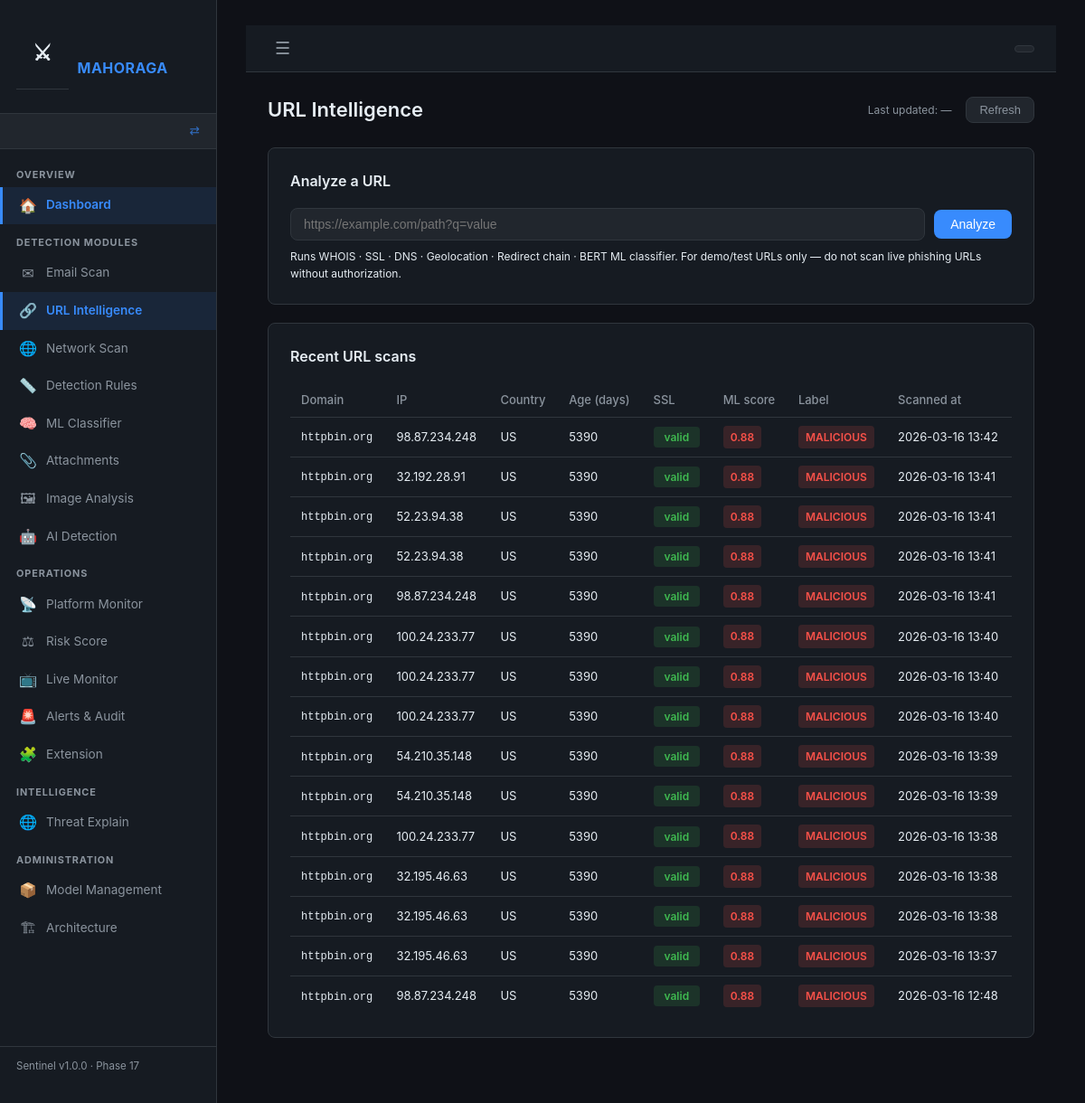
/url/intel, run on an earlier commit of the app's database.
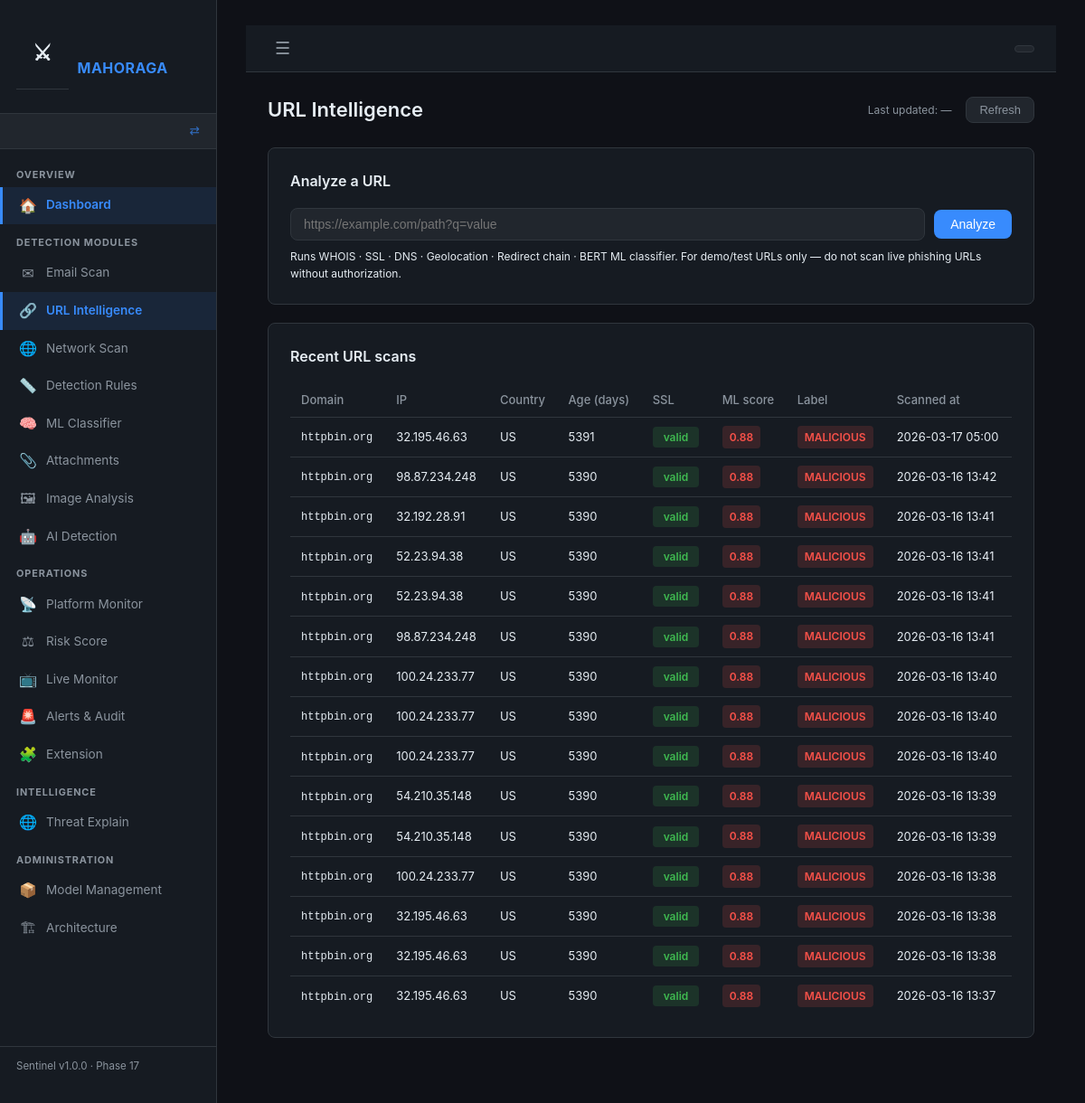
And on a later commit of the database.
### backend/app/models.py (models this page shows)
class URLScan(db.Model):
    __tablename__ = "url_scans"
    id               = db.Column(db.Integer, primary_key=True)
    email_id         = db.Column(db.Integer, db.ForeignKey("email_scans.id"), nullable=True)
    raw_url          = db.Column(db.Text)
    normalized_url   = db.Column(db.Text)
    domain           = db.Column(db.String(255))
    ip_address       = db.Column(db.String(60))
    country          = db.Column(db.String(100))
    whois_data       = db.Column(db.Text)          # JSON string
    domain_age_days  = db.Column(db.Integer)
    ssl_valid        = db.Column(db.Boolean)
    ssl_issuer       = db.Column(db.String(255))
    redirect_chain   = db.Column(db.Text)          # JSON array of hop dicts
    ml_score         = db.Column(db.Float)         # 0.0 – 1.0 from BERT model
    rule_score       = db.Column(db.Float)         # score from rule engine
    final_label      = db.Column(db.String(20))    # BENIGN / SUSPICIOUS / MALICIOUS
    scanned_at       = db.Column(db.DateTime, default=datetime.utcnow)
    network_scans    = db.relationship("NetworkScan", backref="url_scan", lazy=True)

### backend/app/routes/url_intel.py (the view)
@url_intel_bp.route("/url/intel", methods=["GET"])
def url_intel_page():
    recent = (
        URLScan.query
        .order_by(URLScan.scanned_at.desc())
        .limit(15)
        .all()
    )
    return render_template("url_intel.html", recent_scans=recent)

### backend/app/routes/dashboard.py (called while the page is built, shortened)
def get_current_role() -> str:
    return session.get("role", "")

def get_sidebar_config():
    role = get_current_role()
    cfg  = ROLES.get(role, {})
    all_items = _all_sidebar_items()
    if cfg.get("allowed_prefixes") is None:
        return all_items   # admin sees everything

### frontend/templates/url_intel.html (shortened to what this page needs)
{% extends "base.html" %}
{% block content %}
<div class="page-header">
  <h1>URL Intelligence</h1>
  <span class="last-updated">
    Last updated: <span id="update-time">—</span>
  </span>
  <button class="btn-refresh" onclick="refreshHistory()">Refresh</button>
</div>
<div class="card">
  <h2>Analyze a URL</h2>
  <div class="url-input-row">
    <input type="text" id="url-input" placeholder="https://example.com/path?q=value"
           onkeydown="if(event.key==='Enter') submitUrl()">
    <button class="btn-primary" onclick="submitUrl()">Analyze</button>
  </div>
  <p class="hint">
    Runs WHOIS · SSL · DNS · Geolocation · Redirect chain · BERT ML classifier.
    For demo/test URLs only — do not scan live phishing URLs without authorization.
  </p>
</div>
<div class="card">
  <h2>Recent URL scans</h2>
  <table class="data-table">
    <thead>
      <tr>
        <th>Domain</th>
        <th>IP</th>
        <th>Country</th>
        <th>Age (days)</th>
        <th>SSL</th>
        <th>ML score</th>
        <th>Label</th>
        <th>Scanned at</th>
      </tr>
    </thead>
    <tbody id="history-table-body">
      {% for s in recent_scans %}
      <tr>
        <td class="truncate" title="{{ s.raw_url }}">
          <code>{{ s.domain }}</code>
        </td>
        <td>{{ s.ip_address or '—' }}</td>
        <td>{{ s.country or '—' }}</td>
        <td>
          {% if s.domain_age_days is not none %}
            <span class="{{ 'text-danger' if s.domain_age_days < 180 else '' }}">
              {{ s.domain_age_days }}
            </span>
          {% else %}—{% endif %}
        </td>
        <td>
          {% if s.ssl_valid %}
            <span class="auth-pill auth-pass">valid</span>
          {% else %}
            <span class="auth-pill auth-fail">invalid</span>
          {% endif %}
        </td>
        <td>
          <span class="score-pill score-{{ s.final_label | lower if s.final_label else 'unknown' }}">
            {{ '%.2f'|format(s.ml_score or 0) }}
          </span>
        </td>
        <td>
          <span class="label-badge label-{{ s.final_label | lower if s.final_label else 'unknown' }}">
            {{ s.final_label or '—' }}
          </span>
        </td>
        <td>{{ s.scanned_at.strftime('%Y-%m-%d %H:%M') if s.scanned_at else '—' }}</td>
      </tr>
      {% else %}
      <tr><td colspan="8" class="empty-state">No URL scans yet — enter a URL above</td></tr>
      {% endfor %}
    </tbody>
  </table>
</div>
{% endblock %}

What changed in the data, as far as the page shows it:
no longer on this page (row unchanged): URLScan: domain "httpbin.org", ip_address "98.87.234.248", country "US", domain_age_days "5390", ssl_valid "valid", ml_score "0.88", final_label "MALICIOUS", scanned_at "2026-03-16 12:48"
added URLScan: domain "httpbin.org", ip_address "32.195.46.63", country "US", domain_age_days "5391", ssl_valid "valid", ml_score "0.88", final_label "MALICIOUS", scanned_at "2026-03-17 05:00"
